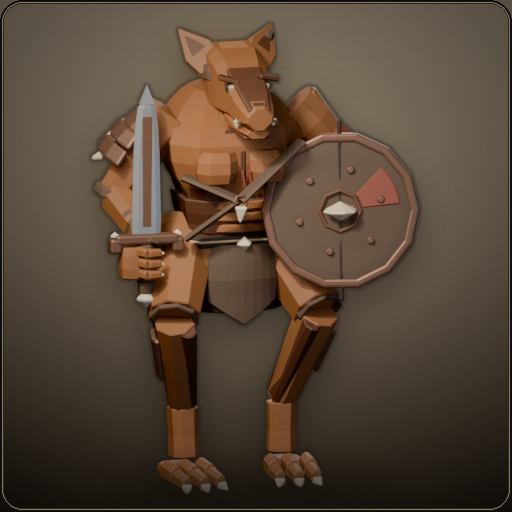
#> input picture 单位/失落/豺狼人战士/豺狼人战士_图标.png, 512 x 512 px
$ python -i a_post.py   (imports and definitions only)
#> lines starting #> are read from the running program, lines starting #| are printed output that depends on the picture
#> further down, picture is the input picture: PIL image 512x512 RGB; mean R, G, B 86.4, 70.4, 55.2
# -*- coding: utf-8 -*-
"""a_post.py —— 七座建筑的图标（512）与卡牌（1024×1400），系统 Python + PIL

    python a_post.py                # 全部
    python a_post.py 农场 铁匠铺     # 指定

两条硬规矩沿用（踩过的坑）：
  1. 裁切用**投影框**，不是渲染画布 —— 正交相机居中取景，画布四周全是空白；
  2. 卡牌**不要硬地平线** —— 底座泡在舞台光池里，否则建筑读成"悬空"。
"""
import json
import math
import os
import sys

from PIL import Image, ImageDraw, ImageFilter, ImageFont

HERE = os.path.dirname(os.path.abspath(__file__))
ROOT = os.path.dirname(os.path.dirname(HERE))
RAW = os.path.join(ROOT, "docs", "_tmp", "v8", "shots")
BST = os.path.join(RAW, "bbox.json")
# [1 line not run here, left out]
ASSETS = os.path.join(ROOT, "assets", "建筑", "联盟")

GOLD = (201, 162, 74)
GOLD_L = (232, 199, 126)
CREAM = (242, 235, 220)

F_CJK = "C:/Windows/Fonts/msyhbd.ttc"
F_CJK_R = "C:/Windows/Fonts/msyh.ttc"
F_SER = "C:/Windows/Fonts/georgia.ttf"

BOOKS = {
    "城镇大厅": ("TOWN HALL", ["市政厅", "主城", "城堡"]),
    "兵营":     ("BARRACKS", ["木石营棚", "石砌营房", "皇家要塞"]),
    "农场":     ("FARM", ["农舍", "谷仓农场", "风车农场"]),
    "铁匠铺":   ("BLACKSMITH", ["敞棚铁铺", "石砌铁铺", "大师工坊"]),
    "伐木场":   ("LUMBER MILL", ["敞棚锯木", "石基磨坊", "吊木工场"]),
    "哨塔":     ("WATCH TOWER", ["木构哨塔", "石基哨塔", "石砌哨塔"]),
    "箭塔":     ("ARROW TOWER", ["石砌箭塔", "双耳箭塔", "皇家箭塔"]),
}


# [31 lines left out: functions font, pip_star, vignette, not called in this run]


def grade(im, contrast=1.06, warm=(1.015, 1.0, 0.975), lift=1):
#> called with contrast = 1.06, warm = (1.01, 1, 0.975), lift = 1
    im = Image.eval(im, lambda v: max(0, min(255, int((v - 128) * contrast + 128 + lift))))
    r, g, b = im.split()
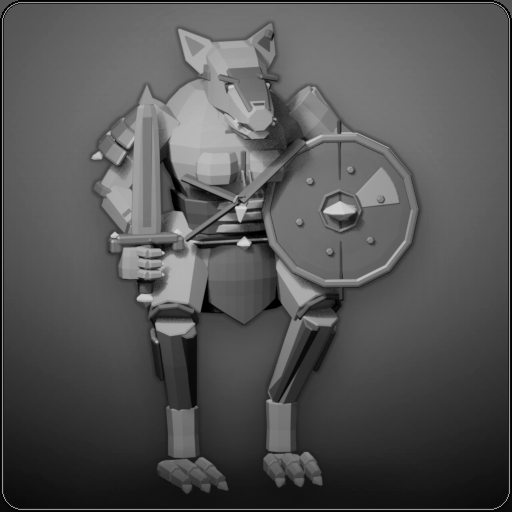
#> r: PIL image 512x512 L; min 0, max 214, mean 84.4
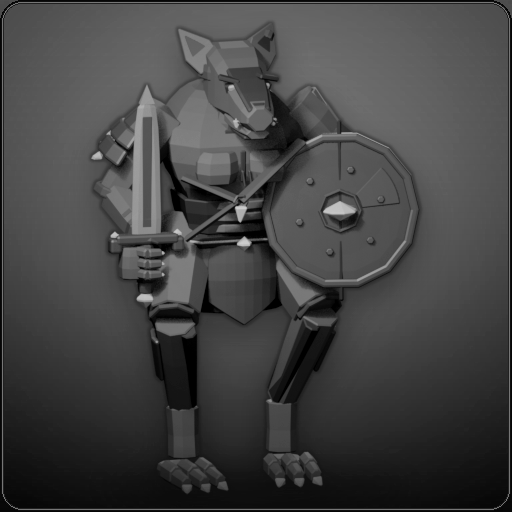
#> g: PIL image 512x512 L; min 0, max 205, mean 67.5
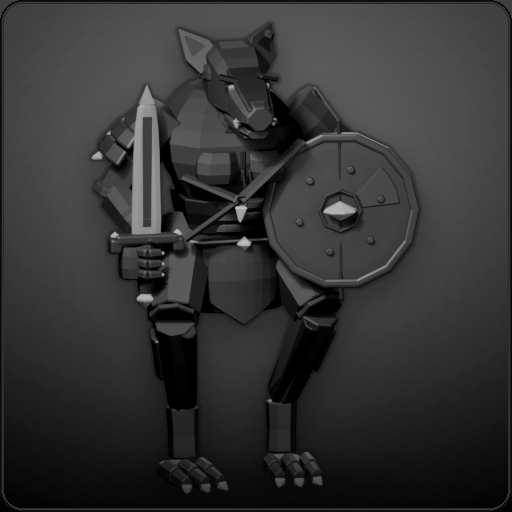
#> b: PIL image 512x512 L; min 0, max 192, mean 51.5
    f = lambda v, k: min(255, int(v * k))
    return Image.merge("RGB", (r.point(lambda v: f(v, warm[0])),
                               g.point(lambda v: f(v, warm[1])),
                               b.point(lambda v: f(v, warm[2]))))


# [172 lines left out: functions crop_to_bbox, make_icon, make_card, not called in this run]


# [27 lines not run here, left out]

>>> from PIL import Image
>>> picture = Image.open('../../../单位/失落/豺狼人战士/豺狼人战士_图标.png')
>>> result = grade(picture)
